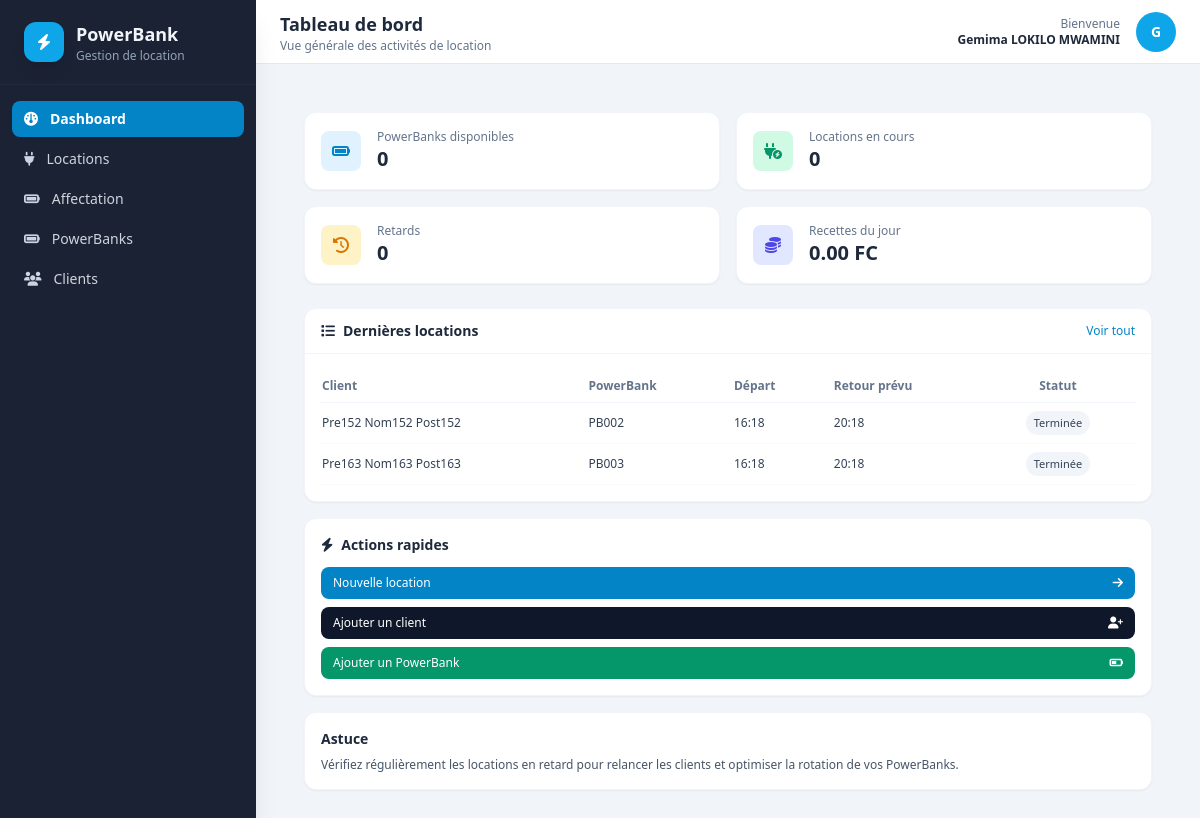
The page /index.php?controller=dashboard&action=index (signed in) on the database its author committed.
### tables this page shows
CREATE TABLE `location` (
  `id` int(11) NOT NULL,
  `dateLocation` datetime NOT NULL,
  `heureDebut` time NOT NULL,
  `duree` int(11) NOT NULL,
  `heureFin` time NOT NULL,
  `idAffectation` int(11) NOT NULL,
  `idClient` int(11) NOT NULL,
  `idAgent` int(11) NOT NULL,
  `pt` float NOT NULL,
  `statut` varchar(20) NOT NULL DEFAULT 'demarree',
  `penalite` float NOT NULL DEFAULT 0,
  `montantPenalitePaye` decimal(10,2) DEFAULT NULL,
  `datePaiementPenalite` datetime DEFAULT NULL,
  `statutPenalite` enum('aucune','due','paye','non_paye') NOT NULL DEFAULT 'aucune'
);

CREATE TABLE `power_bank` (
  `id` int(11) NOT NULL,
  `codePower` varchar(15) NOT NULL,
  `dateAcquis` date NOT NULL,
  `capacite` varchar(20) NOT NULL,
  `presentationEcran` varchar(100) NOT NULL,
  `idTypeCable` int(11) NOT NULL,
  `idStatut` int(11) NOT NULL,
  `tarif` float NOT NULL
);

### app/Views/home/dashboard.php (the view, shortened to what the rows shown need)
<?php
$lastLocations         = $lastLocations         ?? [];
?>
<div class="min-h-screen flex">
    <main class="flex-1 flex flex-col md:ml-0">
        <section class="flex-1 p-4 sm:p-6 space-y-6">
            <div class="grid grid-cols-1 xl:grid-cols-3 gap-4">
                <div class="xl:col-span-2 bg-white rounded-xl shadow-sm border border-slate-100">
                    <div class="p-4 overflow-x-auto">
                        <table class="min-w-full text-xs">
                            <thead>
                            <tr class="text-left text-slate-500 border-b border-slate-100">
                                <th class="py-2 pr-4">Client</th>
                                <th class="py-2 pr-4">PowerBank</th>
                                <th class="py-2 pr-4">Départ</th>
                                <th class="py-2 pr-4">Retour prévu</th>
                                <th class="py-2 pr-4 text-center">Statut</th>
                            </tr>
                            </thead>
                            <tbody class="text-slate-700">
                            <?php if (!empty($lastLocations)): ?>
                                <?php foreach ($lastLocations as $loc): ?>
                                    <?php
                                    $dateBrute = $loc['dateLocation'];
                                    $onlyDate  = substr($dateBrute, 0, 10);
                                    $heureDebut = $loc['heureDebut'] ?? '00:00:00';
                                    $startTs = strtotime($onlyDate . ' ' . $heureDebut);
                                    $retourPrevTs = $startTs + 4 * 3600;
                                    $retourPrev = date('H:i', $retourPrevTs);
                                    $now = time();
                                    $statutTexte = 'En cours';
                                    $badgeClass  = 'bg-emerald-100 text-emerald-700';
                                    if ($loc['statut'] === 'cloturee') {
                                        $statutTexte = 'Terminée';
                                        $badgeClass  = 'bg-slate-100 text-slate-700';
                                    } elseif ($loc['statut'] === 'demarree' && $now > $retourPrevTs) {
                                        $statutTexte = 'En retard';
                                        $badgeClass  = 'bg-amber-100 text-amber-700';
                                    }
                                    ?>
                                    <tr class="border-b border-slate-50">
                                        <td class="py-2 pr-4">
                                            <?= htmlspecialchars($loc['clientNom'] ?? '') ?>
                                        </td>
                                        <td class="py-2 pr-4">
                                            <?= htmlspecialchars($loc['powerCode'] ?? '') ?>
                                        </td>
                                        <td class="py-2 pr-4">
                                            <?= htmlspecialchars(substr($heureDebut, 0, 5)) ?>
                                        </td>
                                        <td class="py-2 pr-4">
                                            <?= htmlspecialchars($retourPrev) ?>
                                        </td>
                                        <td class="py-2 pr-4 text-center">
                                            <span class="inline-flex px-2 py-1 rounded-full text-[11px] <?= $badgeClass ?>">
                                                <?= htmlspecialchars($statutTexte) ?>
                                            </span>
                                        </td>
                                    </tr>
                                <?php endforeach; ?>
                            <?php endif; ?>
                            </tbody>
                        </table>
                    </div>
                </div>
            </div>
        </section>
    </main>
</div>

### rows shown on the page
location: clientNom "Pre152 Nom152 Post152", power_bank.codePower "PB002", heureDebut "16:18", retourPrev "20:18", statut "Terminée"
location: clientNom "Pre163 Nom163 Post163", power_bank.codePower "PB003", heureDebut "16:18", retourPrev "20:18", statut "Terminée"

### other values the page prints
$title "Tableau de bord"
$nomComplet "Gemima LOKILO MWAMINI"
substr($nomComplet, 0, 1) "G"
$powerbanksDisponibles "0"
$locationsEnCours "0"
$retards "0"
$recettesJour "0.00"
